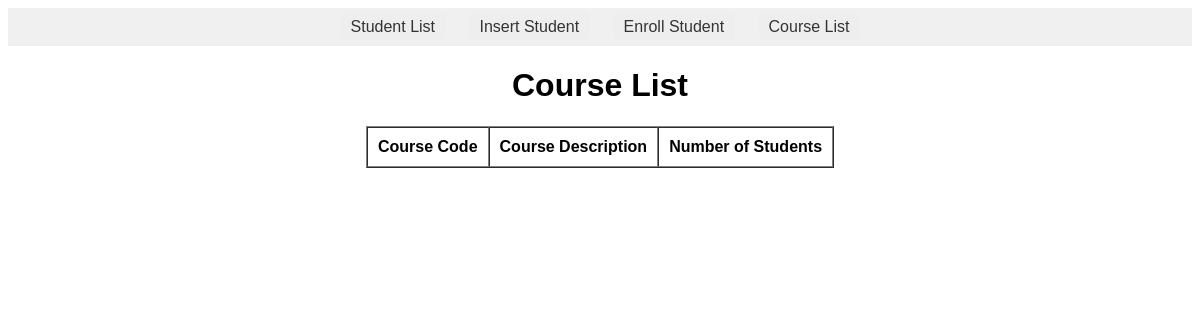
Page /htdocs/project_IT1/view_courses.php on the earlier database version.
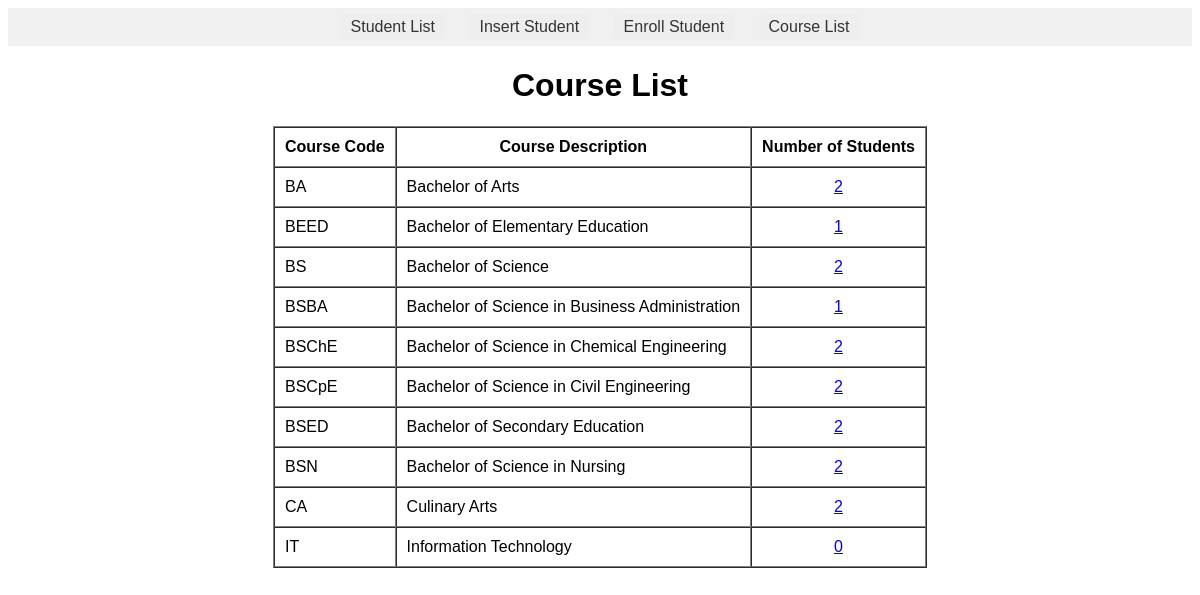
Same page on the later database version.
### tables this page shows
CREATE TABLE `courses` (
  `course_code` varchar(40) NOT NULL,
  `description` varchar(100) DEFAULT NULL,
  PRIMARY KEY (`course_code`)
);

### htdocs/project_IT1/view_courses.php (the view, shortened to what this page needs)
<body>
<?php
    include("header.php");
    include("menu.php");
?>
    <h1 style="text-align: center;"> Course List </h1>
    <table border="1" align="center" cellspacing="0" cellpadding="10">
        <tr>
            <th> Course Code </th>
            <th> Course Description </th>
            <th> Number of Students </th>
        </tr>
    <?php
        $sql = "SELECT * FROM courses";
        $query = mysqli_query($conn, $sql);
        if(!$query) {
            echo "Error: " . $sql . "<br>" . mysqli_error($conn);
        } else {
            while($result = mysqli_fetch_assoc($query)) {
                echo "<tr>";
                echo "<td>" . $result["course_code"] . "</td>";
                echo "<td>" . $result["description"] . "</td>";
                echo "<td align='center'>";
                    $count = mysqli_fetch_assoc(mysqli_query($conn, "SELECT COUNT(*) AS num_of_students FROM students_courses WHERE course_code = '{$result["course_code"]}'"));
                    echo "<a href='enrolled_students_by_course.php?course_code={$result["course_code"]}'>{$count['num_of_students']}</a>";
                echo "</tr>";
            }
        }
    ?>
</body>
</html>

Differences in the rows shown:
added courses: course_code "BA", description "Bachelor of Arts", num_of_students "2"
added courses: course_code "BEED", description "Bachelor of Elementary Education", num_of_students "1"
added courses: course_code "BS", description "Bachelor of Science", num_of_students "2"
added courses: course_code "BSBA", description "Bachelor of Science in Business Administration", num_of_students "1"
added courses: course_code "BSChE", description "Bachelor of Science in Chemical Engineering", num_of_students "2"
added courses: course_code "BSCpE", description "Bachelor of Science in Civil Engineering", num_of_students "2"
added courses: course_code "BSED", description "Bachelor of Secondary Education", num_of_students "2"
added courses: course_code "BSN", description "Bachelor of Science in Nursing", num_of_students "2"
added courses: course_code "CA", description "Culinary Arts", num_of_students "2"
added courses: course_code "IT", description "Information Technology", num_of_students "0"
